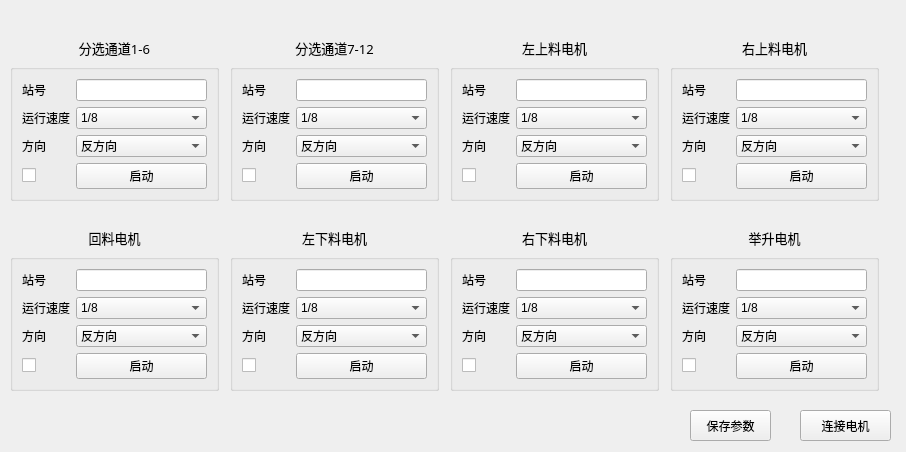
<?xml version="1.0" encoding="UTF-8"?>
<ui version="4.0">
 <class>VFDWindow</class>
 <widget class="QWidget" name="VFDWindow">
  <property name="geometry">
   <rect>
    <x>0</x>
    <y>0</y>
    <width>906</width>
    <height>452</height>
   </rect>
  </property>
  <property name="windowTitle">
   <string>VFDWindow</string>
  </property>
  <widget class="QWidget" name="layoutWidget">
   <property name="geometry">
    <rect>
     <x>230</x>
     <y>210</y>
     <width>209</width>
     <height>181</height>
    </rect>
   </property>
   <layout class="QVBoxLayout" name="verticalLayout_5">
    <item>
     <widget class="QLabel" name="label_title1_3">
      <property name="font">
       <font>
        <family>Agency FB</family>
        <pointsize>10</pointsize>
       </font>
      </property>
      <property name="text">
       <string>左下料电机</string>
      </property>
      <property name="alignment">
       <set>Qt::AlignBottom|Qt::AlignHCenter</set>
      </property>
     </widget>
    </item>
    <item>
     <widget class="QGroupBox" name="groupBox_5">
      <property name="title">
       <string/>
      </property>
      <layout class="QGridLayout" name="gridLayout_5">
       <item row="2" column="0">
        <widget class="QLabel" name="label_13">
         <property name="text">
          <string>方向</string>
         </property>
        </widget>
       </item>
       <item row="3" column="0">
        <widget class="QCheckBox" name="checkBox_6">
         <property name="text">
          <string/>
         </property>
        </widget>
       </item>
       <item row="1" column="0">
        <widget class="QLabel" name="label_14">
         <property name="text">
          <string>运行速度</string>
         </property>
        </widget>
       </item>
       <item row="3" column="1">
        <widget class="QPushButton" name="pushButton_4">
         <property name="text">
          <string>启动</string>
         </property>
        </widget>
       </item>
       <item row="0" column="1">
        <widget class="QLineEdit" name="lineEdit_13"/>
       </item>
       <item row="0" column="0">
        <widget class="QLabel" name="label_15">
         <property name="text">
          <string>站号</string>
         </property>
        </widget>
       </item>
       <item row="2" column="1">
        <widget class="QComboBox" name="comboBox_13">
         <item>
          <property name="text">
           <string>反方向</string>
          </property>
         </item>
         <item>
          <property name="text">
           <string>正方向</string>
          </property>
         </item>
        </widget>
       </item>
       <item row="1" column="1">
        <widget class="QComboBox" name="comboBox_6">
         <item>
          <property name="text">
           <string>1/8</string>
          </property>
         </item>
         <item>
          <property name="text">
           <string>1/4</string>
          </property>
         </item>
         <item>
          <property name="text">
           <string>半速</string>
          </property>
         </item>
         <item>
          <property name="text">
           <string>3/4</string>
          </property>
         </item>
         <item>
          <property name="text">
           <string>全速</string>
          </property>
         </item>
        </widget>
       </item>
      </layout>
     </widget>
    </item>
   </layout>
  </widget>
  <widget class="QWidget" name="layoutWidget_2">
   <property name="geometry">
    <rect>
     <x>450</x>
     <y>210</y>
     <width>209</width>
     <height>181</height>
    </rect>
   </property>
   <layout class="QVBoxLayout" name="verticalLayout_6">
    <item>
     <widget class="QLabel" name="label_title1_4">
      <property name="font">
       <font>
        <family>Agency FB</family>
        <pointsize>10</pointsize>
       </font>
      </property>
      <property name="text">
       <string>右下料电机</string>
      </property>
      <property name="alignment">
       <set>Qt::AlignBottom|Qt::AlignHCenter</set>
      </property>
     </widget>
    </item>
    <item>
     <widget class="QGroupBox" name="groupBox_6">
      <property name="title">
       <string/>
      </property>
      <layout class="QGridLayout" name="gridLayout_6">
       <item row="3" column="0">
        <widget class="QCheckBox" name="checkBox_7">
         <property name="text">
          <string/>
         </property>
        </widget>
       </item>
       <item row="2" column="0">
        <widget class="QLabel" name="label_16">
         <property name="text">
          <string>方向</string>
         </property>
        </widget>
       </item>
       <item row="0" column="1">
        <widget class="QLineEdit" name="lineEdit_16"/>
       </item>
       <item row="3" column="1">
        <widget class="QPushButton" name="pushButton_5">
         <property name="text">
          <string>启动</string>
         </property>
        </widget>
       </item>
       <item row="0" column="0">
        <widget class="QLabel" name="label_18">
         <property name="text">
          <string>站号</string>
         </property>
        </widget>
       </item>
       <item row="1" column="0">
        <widget class="QLabel" name="label_17">
         <property name="text">
          <string>运行速度</string>
         </property>
        </widget>
       </item>
       <item row="2" column="1">
        <widget class="QComboBox" name="comboBox_14">
         <item>
          <property name="text">
           <string>反方向</string>
          </property>
         </item>
         <item>
          <property name="text">
           <string>正方向</string>
          </property>
         </item>
        </widget>
       </item>
       <item row="1" column="1">
        <widget class="QComboBox" name="comboBox_7">
         <item>
          <property name="text">
           <string>1/8</string>
          </property>
         </item>
         <item>
          <property name="text">
           <string>1/4</string>
          </property>
         </item>
         <item>
          <property name="text">
           <string>半速</string>
          </property>
         </item>
         <item>
          <property name="text">
           <string>3/4</string>
          </property>
         </item>
         <item>
          <property name="text">
           <string>全速</string>
          </property>
         </item>
        </widget>
       </item>
      </layout>
     </widget>
    </item>
   </layout>
  </widget>
  <widget class="QWidget" name="layoutWidget_3">
   <property name="geometry">
    <rect>
     <x>10</x>
     <y>210</y>
     <width>209</width>
     <height>181</height>
    </rect>
   </property>
   <layout class="QVBoxLayout" name="verticalLayout_7">
    <item>
     <widget class="QLabel" name="label_title2_2">
      <property name="font">
       <font>
        <family>Agency FB</family>
        <pointsize>10</pointsize>
       </font>
      </property>
      <property name="text">
       <string>回料电机</string>
      </property>
      <property name="alignment">
       <set>Qt::AlignBottom|Qt::AlignHCenter</set>
      </property>
     </widget>
    </item>
    <item>
     <widget class="QGroupBox" name="groupBox_7">
      <property name="title">
       <string/>
      </property>
      <layout class="QGridLayout" name="gridLayout_7">
       <item row="0" column="1">
        <widget class="QLineEdit" name="lineEdit_21"/>
       </item>
       <item row="0" column="0">
        <widget class="QLabel" name="label_20">
         <property name="text">
          <string>站号</string>
         </property>
        </widget>
       </item>
       <item row="3" column="1">
        <widget class="QPushButton" name="pushButton_8">
         <property name="text">
          <string>启动</string>
         </property>
        </widget>
       </item>
       <item row="1" column="0">
        <widget class="QLabel" name="label_19">
         <property name="text">
          <string>运行速度</string>
         </property>
        </widget>
       </item>
       <item row="3" column="0">
        <widget class="QCheckBox" name="checkBox_5">
         <property name="text">
          <string/>
         </property>
        </widget>
       </item>
       <item row="2" column="0">
        <widget class="QLabel" name="label_21">
         <property name="text">
          <string>方向</string>
         </property>
        </widget>
       </item>
       <item row="2" column="1">
        <widget class="QComboBox" name="comboBox_12">
         <item>
          <property name="text">
           <string>反方向</string>
          </property>
         </item>
         <item>
          <property name="text">
           <string>正方向</string>
          </property>
         </item>
        </widget>
       </item>
       <item row="1" column="1">
        <widget class="QComboBox" name="comboBox_5">
         <item>
          <property name="text">
           <string>1/8</string>
          </property>
         </item>
         <item>
          <property name="text">
           <string>1/4</string>
          </property>
         </item>
         <item>
          <property name="text">
           <string>半速</string>
          </property>
         </item>
         <item>
          <property name="text">
           <string>3/4</string>
          </property>
         </item>
         <item>
          <property name="text">
           <string>全速</string>
          </property>
         </item>
        </widget>
       </item>
      </layout>
     </widget>
    </item>
   </layout>
  </widget>
  <widget class="QPushButton" name="pushButton_9">
   <property name="geometry">
    <rect>
     <x>800</x>
     <y>410</y>
     <width>91</width>
     <height>31</height>
    </rect>
   </property>
   <property name="text">
    <string>连接电机</string>
   </property>
  </widget>
  <widget class="QWidget" name="layoutWidget">
   <property name="geometry">
    <rect>
     <x>10</x>
     <y>20</y>
     <width>209</width>
     <height>181</height>
    </rect>
   </property>
   <layout class="QVBoxLayout" name="verticalLayout_4">
    <item>
     <widget class="QLabel" name="label_title1">
      <property name="font">
       <font>
        <family>Agency FB</family>
        <pointsize>10</pointsize>
       </font>
      </property>
      <property name="text">
       <string>分选通道1-6</string>
      </property>
      <property name="alignment">
       <set>Qt::AlignBottom|Qt::AlignHCenter</set>
      </property>
     </widget>
    </item>
    <item>
     <widget class="QGroupBox" name="groupBox">
      <property name="title">
       <string/>
      </property>
      <layout class="QGridLayout" name="gridLayout">
       <item row="0" column="1">
        <widget class="QLineEdit" name="lineEdit"/>
       </item>
       <item row="2" column="0">
        <widget class="QLabel" name="label_3">
         <property name="text">
          <string>方向</string>
         </property>
        </widget>
       </item>
       <item row="0" column="0">
        <widget class="QLabel" name="label">
         <property name="text">
          <string>站号</string>
         </property>
        </widget>
       </item>
       <item row="3" column="1">
        <widget class="QPushButton" name="pushButton_2">
         <property name="text">
          <string>启动</string>
         </property>
        </widget>
       </item>
       <item row="1" column="0">
        <widget class="QLabel" name="label_2">
         <property name="text">
          <string>运行速度</string>
         </property>
        </widget>
       </item>
       <item row="1" column="1">
        <widget class="QComboBox" name="comboBox">
         <item>
          <property name="text">
           <string>1/8</string>
          </property>
         </item>
         <item>
          <property name="text">
           <string>1/4</string>
          </property>
         </item>
         <item>
          <property name="text">
           <string>半速</string>
          </property>
         </item>
         <item>
          <property name="text">
           <string>3/4</string>
          </property>
         </item>
         <item>
          <property name="text">
           <string>全速</string>
          </property>
         </item>
        </widget>
       </item>
       <item row="3" column="0">
        <widget class="QCheckBox" name="checkBox">
         <property name="text">
          <string/>
         </property>
        </widget>
       </item>
       <item row="2" column="1">
        <widget class="QComboBox" name="comboBox_8">
         <item>
          <property name="text">
           <string>反方向</string>
          </property>
         </item>
         <item>
          <property name="text">
           <string>正方向</string>
          </property>
         </item>
        </widget>
       </item>
      </layout>
     </widget>
    </item>
   </layout>
  </widget>
  <widget class="QWidget" name="layoutWidget">
   <property name="geometry">
    <rect>
     <x>230</x>
     <y>20</y>
     <width>209</width>
     <height>181</height>
    </rect>
   </property>
   <layout class="QVBoxLayout" name="verticalLayout">
    <item>
     <widget class="QLabel" name="label_title1_2">
      <property name="font">
       <font>
        <family>Agency FB</family>
        <pointsize>10</pointsize>
       </font>
      </property>
      <property name="text">
       <string>分选通道7-12</string>
      </property>
      <property name="alignment">
       <set>Qt::AlignBottom|Qt::AlignHCenter</set>
      </property>
     </widget>
    </item>
    <item>
     <widget class="QGroupBox" name="groupBox_4">
      <property name="title">
       <string/>
      </property>
      <layout class="QGridLayout" name="gridLayout_4">
       <item row="1" column="0">
        <widget class="QLabel" name="label_11">
         <property name="text">
          <string>运行速度</string>
         </property>
        </widget>
       </item>
       <item row="3" column="0">
        <widget class="QCheckBox" name="checkBox_2">
         <property name="text">
          <string/>
         </property>
        </widget>
       </item>
       <item row="3" column="1">
        <widget class="QPushButton" name="pushButton_3">
         <property name="text">
          <string>启动</string>
         </property>
        </widget>
       </item>
       <item row="0" column="0">
        <widget class="QLabel" name="label_10">
         <property name="text">
          <string>站号</string>
         </property>
        </widget>
       </item>
       <item row="2" column="0">
        <widget class="QLabel" name="label_12">
         <property name="text">
          <string>方向</string>
         </property>
        </widget>
       </item>
       <item row="0" column="1">
        <widget class="QLineEdit" name="lineEdit_10"/>
       </item>
       <item row="2" column="1">
        <widget class="QComboBox" name="comboBox_9">
         <item>
          <property name="text">
           <string>反方向</string>
          </property>
         </item>
         <item>
          <property name="text">
           <string>正方向</string>
          </property>
         </item>
        </widget>
       </item>
       <item row="1" column="1">
        <widget class="QComboBox" name="comboBox_2">
         <item>
          <property name="text">
           <string>1/8</string>
          </property>
         </item>
         <item>
          <property name="text">
           <string>1/4</string>
          </property>
         </item>
         <item>
          <property name="text">
           <string>半速</string>
          </property>
         </item>
         <item>
          <property name="text">
           <string>3/4</string>
          </property>
         </item>
         <item>
          <property name="text">
           <string>全速</string>
          </property>
         </item>
        </widget>
       </item>
      </layout>
     </widget>
    </item>
   </layout>
  </widget>
  <widget class="QWidget" name="layoutWidget">
   <property name="geometry">
    <rect>
     <x>450</x>
     <y>20</y>
     <width>209</width>
     <height>181</height>
    </rect>
   </property>
   <layout class="QVBoxLayout" name="verticalLayout_2">
    <item>
     <widget class="QLabel" name="label_title2">
      <property name="font">
       <font>
        <family>Agency FB</family>
        <pointsize>10</pointsize>
       </font>
      </property>
      <property name="text">
       <string>左上料电机</string>
      </property>
      <property name="alignment">
       <set>Qt::AlignBottom|Qt::AlignHCenter</set>
      </property>
     </widget>
    </item>
    <item>
     <widget class="QGroupBox" name="groupBox_2">
      <property name="title">
       <string/>
      </property>
      <layout class="QGridLayout" name="gridLayout_2">
       <item row="0" column="0">
        <widget class="QLabel" name="label_4">
         <property name="text">
          <string>站号</string>
         </property>
        </widget>
       </item>
       <item row="1" column="0">
        <widget class="QLabel" name="label_5">
         <property name="text">
          <string>运行速度</string>
         </property>
        </widget>
       </item>
       <item row="0" column="1">
        <widget class="QLineEdit" name="lineEdit_4"/>
       </item>
       <item row="3" column="0">
        <widget class="QCheckBox" name="checkBox_3">
         <property name="text">
          <string/>
         </property>
        </widget>
       </item>
       <item row="2" column="0">
        <widget class="QLabel" name="label_6">
         <property name="text">
          <string>方向</string>
         </property>
        </widget>
       </item>
       <item row="3" column="1">
        <widget class="QPushButton" name="pushButton_6">
         <property name="text">
          <string>启动</string>
         </property>
        </widget>
       </item>
       <item row="2" column="1">
        <widget class="QComboBox" name="comboBox_10">
         <item>
          <property name="text">
           <string>反方向</string>
          </property>
         </item>
         <item>
          <property name="text">
           <string>正方向</string>
          </property>
         </item>
        </widget>
       </item>
       <item row="1" column="1">
        <widget class="QComboBox" name="comboBox_3">
         <item>
          <property name="text">
           <string>1/8</string>
          </property>
         </item>
         <item>
          <property name="text">
           <string>1/4</string>
          </property>
         </item>
         <item>
          <property name="text">
           <string>半速</string>
          </property>
         </item>
         <item>
          <property name="text">
           <string>3/4</string>
          </property>
         </item>
         <item>
          <property name="text">
           <string>全速</string>
          </property>
         </item>
        </widget>
       </item>
      </layout>
     </widget>
    </item>
   </layout>
  </widget>
  <widget class="QWidget" name="layoutWidget">
   <property name="geometry">
    <rect>
     <x>670</x>
     <y>20</y>
     <width>209</width>
     <height>181</height>
    </rect>
   </property>
   <layout class="QVBoxLayout" name="verticalLayout_3">
    <item>
     <widget class="QLabel" name="label_title3">
      <property name="font">
       <font>
        <family>Agency FB</family>
        <pointsize>10</pointsize>
       </font>
      </property>
      <property name="text">
       <string>右上料电机</string>
      </property>
      <property name="alignment">
       <set>Qt::AlignBottom|Qt::AlignHCenter</set>
      </property>
     </widget>
    </item>
    <item>
     <widget class="QGroupBox" name="groupBox_3">
      <property name="title">
       <string/>
      </property>
      <layout class="QGridLayout" name="gridLayout_3">
       <item row="2" column="0">
        <widget class="QLabel" name="label_9">
         <property name="text">
          <string>方向</string>
         </property>
        </widget>
       </item>
       <item row="0" column="1">
        <widget class="QLineEdit" name="lineEdit_7"/>
       </item>
       <item row="1" column="0">
        <widget class="QLabel" name="label_8">
         <property name="text">
          <string>运行速度</string>
         </property>
        </widget>
       </item>
       <item row="3" column="1">
        <widget class="QPushButton" name="pushButton_7">
         <property name="text">
          <string>启动</string>
         </property>
        </widget>
       </item>
       <item row="3" column="0">
        <widget class="QCheckBox" name="checkBox_4">
         <property name="text">
          <string/>
         </property>
        </widget>
       </item>
       <item row="0" column="0">
        <widget class="QLabel" name="label_7">
         <property name="text">
          <string>站号</string>
         </property>
        </widget>
       </item>
       <item row="2" column="1">
        <widget class="QComboBox" name="comboBox_11">
         <item>
          <property name="text">
           <string>反方向</string>
          </property>
         </item>
         <item>
          <property name="text">
           <string>正方向</string>
          </property>
         </item>
        </widget>
       </item>
       <item row="1" column="1">
        <widget class="QComboBox" name="comboBox_4">
         <item>
          <property name="text">
           <string>1/8</string>
          </property>
         </item>
         <item>
          <property name="text">
           <string>1/4</string>
          </property>
         </item>
         <item>
          <property name="text">
           <string>半速</string>
          </property>
         </item>
         <item>
          <property name="text">
           <string>3/4</string>
          </property>
         </item>
         <item>
          <property name="text">
           <string>全速</string>
          </property>
         </item>
        </widget>
       </item>
      </layout>
     </widget>
    </item>
   </layout>
  </widget>
  <widget class="QPushButton" name="pushButton_10">
   <property name="geometry">
    <rect>
     <x>690</x>
     <y>410</y>
     <width>81</width>
     <height>31</height>
    </rect>
   </property>
   <property name="text">
    <string>保存参数</string>
   </property>
  </widget>
  <widget class="QWidget" name="layoutWidget_4">
   <property name="geometry">
    <rect>
     <x>670</x>
     <y>210</y>
     <width>209</width>
     <height>181</height>
    </rect>
   </property>
   <layout class="QVBoxLayout" name="verticalLayout_8">
    <item>
     <widget class="QLabel" name="label_title1_5">
      <property name="font">
       <font>
        <family>Agency FB</family>
        <pointsize>10</pointsize>
       </font>
      </property>
      <property name="text">
       <string>举升电机</string>
      </property>
      <property name="alignment">
       <set>Qt::AlignBottom|Qt::AlignHCenter</set>
      </property>
     </widget>
    </item>
    <item>
     <widget class="QGroupBox" name="groupBox_8">
      <property name="title">
       <string/>
      </property>
      <layout class="QGridLayout" name="gridLayout_8">
       <item row="3" column="0">
        <widget class="QCheckBox" name="checkBox_8">
         <property name="text">
          <string/>
         </property>
        </widget>
       </item>
       <item row="2" column="0">
        <widget class="QLabel" name="label_22">
         <property name="text">
          <string>方向</string>
         </property>
        </widget>
       </item>
       <item row="0" column="1">
        <widget class="QLineEdit" name="lineEdit_17"/>
       </item>
       <item row="3" column="1">
        <widget class="QPushButton" name="pushButton_11">
         <property name="text">
          <string>启动</string>
         </property>
        </widget>
       </item>
       <item row="0" column="0">
        <widget class="QLabel" name="label_23">
         <property name="text">
          <string>站号</string>
         </property>
        </widget>
       </item>
       <item row="1" column="0">
        <widget class="QLabel" name="label_24">
         <property name="text">
          <string>运行速度</string>
         </property>
        </widget>
       </item>
       <item row="2" column="1">
        <widget class="QComboBox" name="comboBox_15">
         <item>
          <property name="text">
           <string>反方向</string>
          </property>
         </item>
         <item>
          <property name="text">
           <string>正方向</string>
          </property>
         </item>
        </widget>
       </item>
       <item row="1" column="1">
        <widget class="QComboBox" name="comboBox_16">
         <item>
          <property name="text">
           <string>1/8</string>
          </property>
         </item>
         <item>
          <property name="text">
           <string>1/4</string>
          </property>
         </item>
         <item>
          <property name="text">
           <string>半速</string>
          </property>
         </item>
         <item>
          <property name="text">
           <string>3/4</string>
          </property>
         </item>
         <item>
          <property name="text">
           <string>全速</string>
          </property>
         </item>
        </widget>
       </item>
      </layout>
     </widget>
    </item>
   </layout>
  </widget>
 </widget>
 <resources/>
 <connections/>
</ui>
